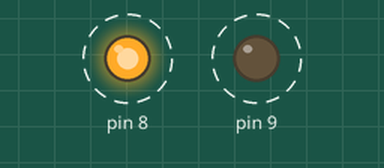
This sketch was run on a simulated Arduino Uno, built with avr-gcc and run on an emulated ATmega328P. Parts: output pins drawn as LEDs (lit = HIGH). Dashed ring = blinking.

Above: at 0.5 s.
Timing chart, 0 to 4.6 s (numbered marks = the images above):
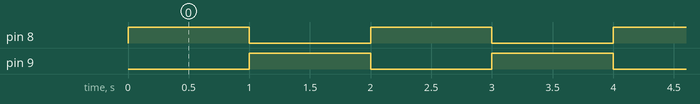

The sketch:

LED.ino
```cpp
void setup() {
  pinMode(8, OUTPUT);
  pinMode(9,OUTPUT);
}

void loop() {
while(true){
  ChangeLED(true);
  delay(1000);
  ChangeLED(false);
  delay(1000);
}

}

void ChangeLED(boolean hasAFix){
    if (hasAFix == true) {
    digitalWrite(9,LOW);
    digitalWrite(8,HIGH);
  }
  else {
    digitalWrite(8,LOW);
    digitalWrite(9,HIGH);
  }
}
```

Measured:
- by itself, pin 8, pin 9: alternates HIGH for 1.0 s and LOW for 1.0 s
